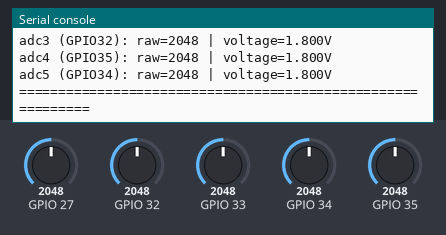
The program below on a simulated ESP32 board running MicroPython. Parts: the last lines printed to the serial console. The test bench sets the inputs (shaded band); at power-on: GPIO 27 = 2048, GPIO 32 = 2048, GPIO 33 = 2048, GPIO 34 = 2048, GPIO 35 = 2048 (analog values on the 0–4095 scale).

Above: at 1.2 s.
1.3 s: GPIO 27 set to 122
3.5 s: GPIO 32 set to 2866
5.0 s: GPIO 33 set to 2866
6.5 s: GPIO 34 set to 2866
At 7.0 s:
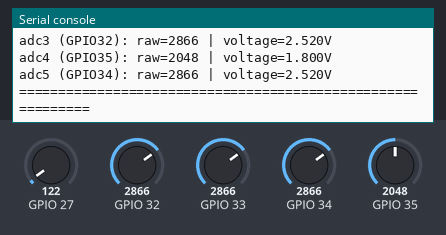
8.0 s: GPIO 35 set to 2866
At 8.5 s:
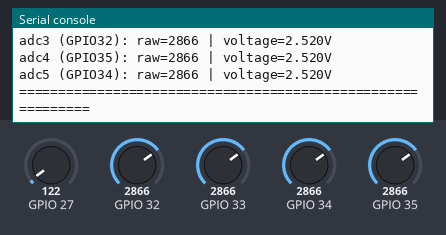
9.5 s: GPIO 27 set to 1228
Timing chart, 0 to 12.0 s (numbered marks = the images above; inputs shaded):
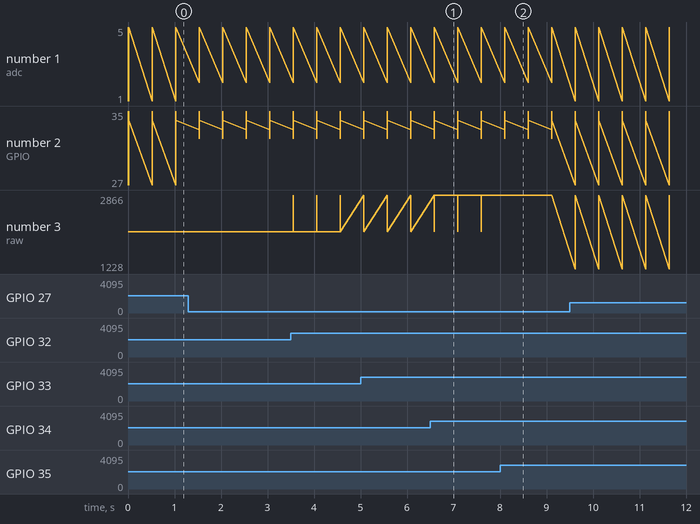

Measured:
- after the input at 6.5 s, the serial console: prints a new line after 0.08 s (image 1)
- after the input at 8.0 s, the serial console: prints a new line after 0.10 s (image 2)

The program:

5adc.py
```python
from machine import ADC, Pin
import time


class PhotoelectricSampler:
    def __init__(self):
        self.adc_pins = {
            'adc1': 27,
            'adc2': 33,
            'adc3': 32,
            'adc4': 35,
            'adc5': 34
        }
        self.adc_objects = {}
        self._init_adc()

    def _init_adc(self):
        print("Initializing ADC channels...")

        for name, pin_num in self.adc_pins.items():
            try:
                adc = ADC(Pin(pin_num))
                adc.atten(ADC.ATTN_11DB)      # 输入范围 0-3.6V
                adc.width(ADC.WIDTH_12BIT)     # 12位分辨率 0-4095
                self.adc_objects[name] = adc
                print(f"  {name} (GPIO{pin_num}) initialized")
            except Exception as e:
                print(f"  {name} (GPIO{pin_num}) init failed: {e}")

    def read_all(self):
        """读取所有ADC通道"""
        results = {}
        for name, adc in self.adc_objects.items():
            try:
                value = adc.read()
                voltage = (value / 4095.0) * 3.6
                results[name] = {
                    'raw': value,
                    'voltage': voltage
                }
            except Exception as e:
                results[name] = {
                    'raw': -1,
                    'voltage': 0.0,
                    'error': str(e)
                }
        return results

    def print_samples(self, samples):
        """打印采样数据"""
        print("\n" + "="*60)
        print("Photoelectric sensor samples:")
        print("="*60)
        for name, data in samples.items():
            pin_num = self.adc_pins[name]
            if 'error' in data:
                print(f"{name} (GPIO{pin_num}): error={data['error']}")
            else:
                print(f"{name} (GPIO{pin_num}): raw={data['raw']:4d} | voltage={data['voltage']:.3f}V")
        print("="*60)

    def run_continuous(self, interval_ms=1000):
        """连续采样"""
        print(f"\nContinuous sampling started. Interval: {interval_ms}ms")
        print("Press Ctrl+C to stop\n")

        sample_count = 0
        try:
            while True:
                sample_count += 1
                print(f"\n--- Sample {sample_count} ---")

                samples = self.read_all()
                self.print_samples(samples)

                time.sleep_ms(interval_ms)

        except KeyboardInterrupt:
            print(f"\n\nSampling stopped. Total samples: {sample_count}")


def main():
    print("\n" + "="*60)
    print("ESP32 five-channel photoelectric sampler")
    print("="*60)

    # 创建采样器
    sampler = PhotoelectricSampler()

    # 进行一次初始采样
    print("\nRunning initial sample...")
    samples = sampler.read_all()
    sampler.print_samples(samples)

    # 开始连续采样（间隔500ms）
    sampler.run_continuous(interval_ms=500)


if __name__ == "__main__":
    main()
```
